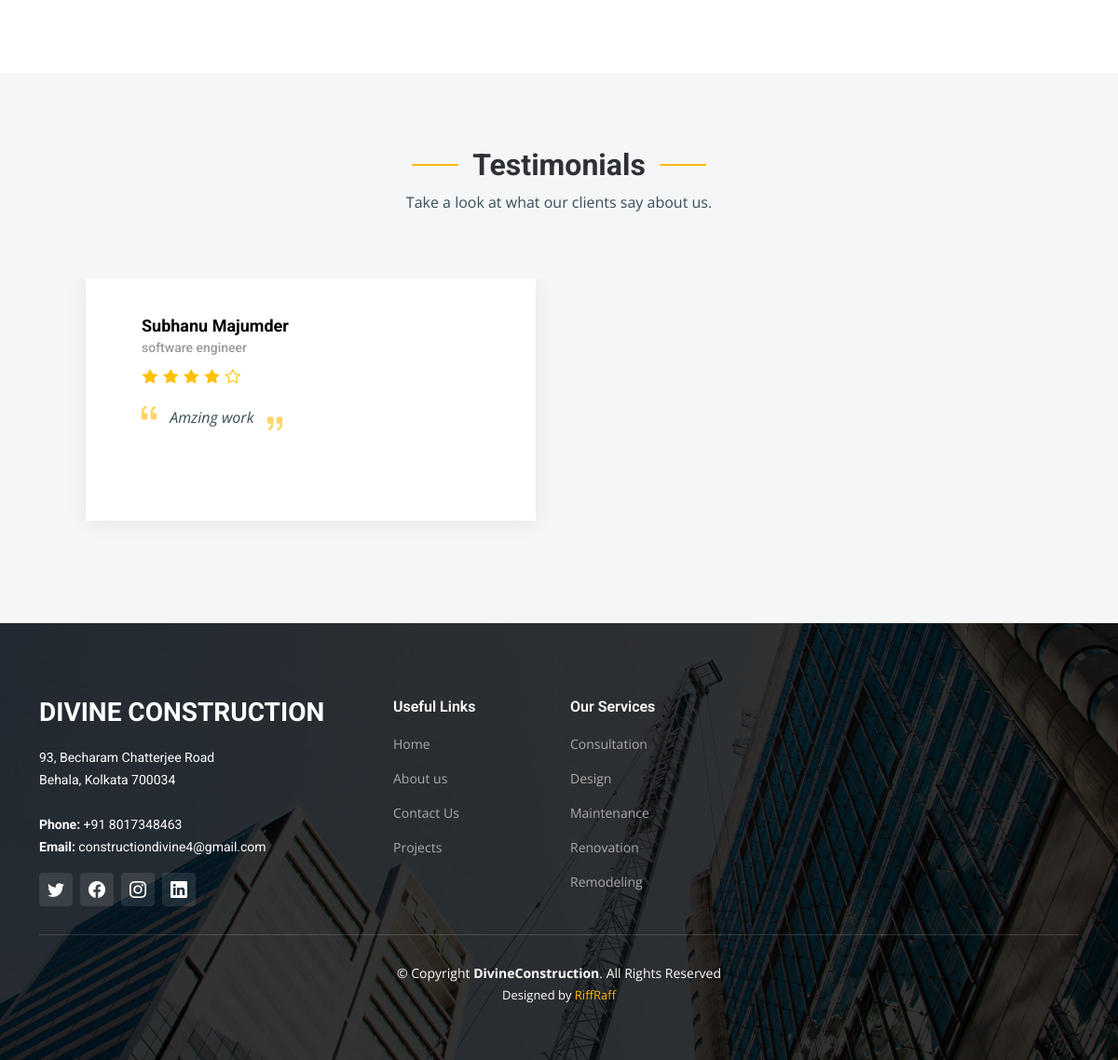
Before: /home/ (lower part) with the older database file.
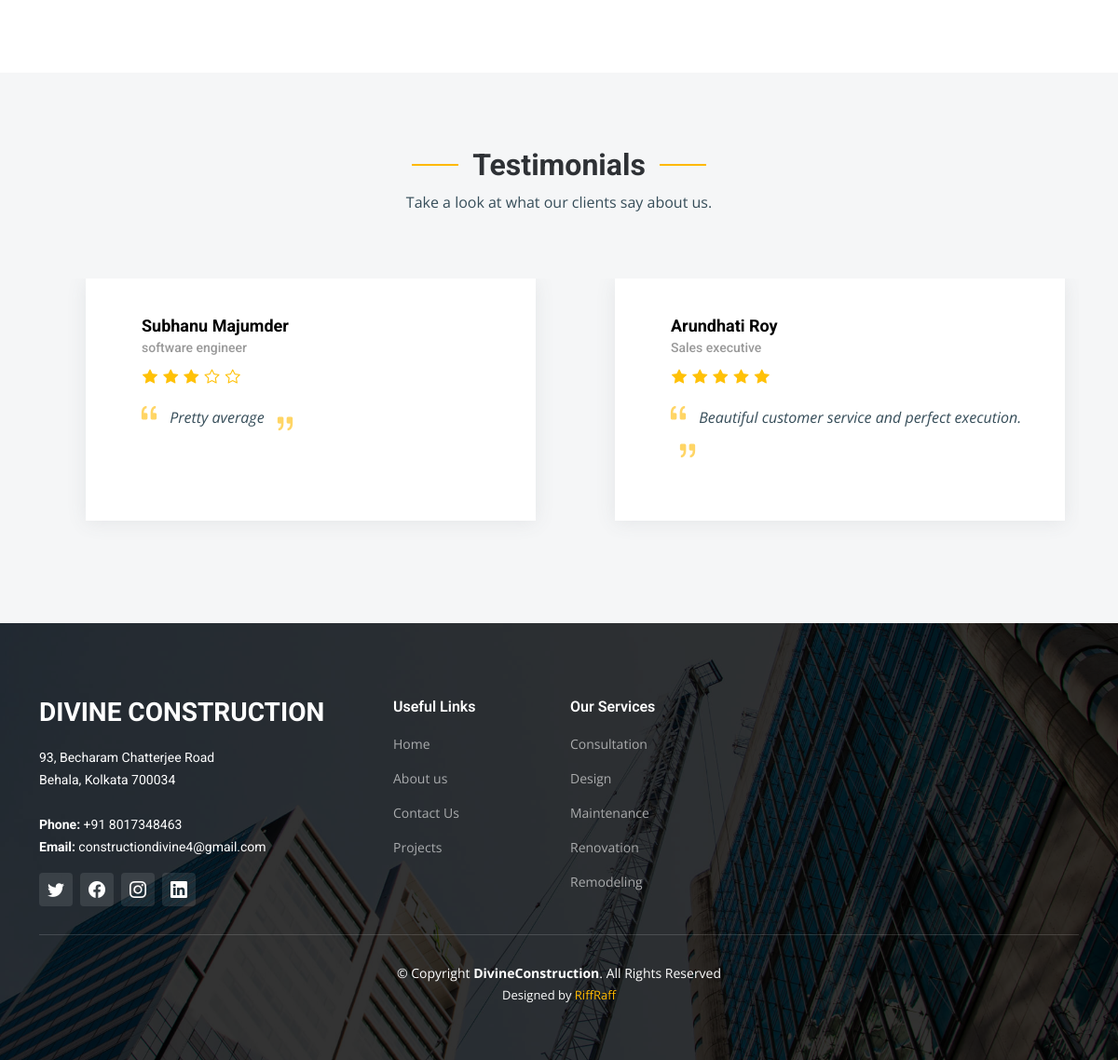
After: the same page with the newer database file.
### app/models.py (models this page shows, shortened)
class Testimonial(models.Model):
    name = models.CharField(max_length=100)
    occupation = models.CharField(max_length=100)
    testimony = models.TextField()
    rating = models.IntegerField(default=0)

### app/views.py (the view, shortened to what this page needs)
# urls.py: path('home/', views.index, name='index'),
def index(request):
    upcoming_projects = UpcomingProjects.objects.all()
    testimonials = Testimonial.objects.all()
    recent_projects = Project.objects.all().order_by('-name')[:5]
    context = {
        'upcoming_projects': upcoming_projects,
        'testimonials': testimonials,
        'recent_projects': recent_projects,
    }
    return render(request, 'index.html', context)

### templates/index.html (shortened to what the changed rows need)
{% extends 'base.html' %}
{% load static %}
{% block content %}
    <body>
    <main id="main">
        <section id="testimonials" class="testimonials section-bg">
            <div class="container" data-aos="fade-up">
                <div class="section-header">
                    <h2>Testimonials</h2>
                </div>
                <div class="slides-2 swiper">
                    <div class="swiper-wrapper">
                        {% for testimonial in testimonials %}
                            <div class="swiper-slide">
                                <div class="testimonial-wrap">
                                    <div class="testimonial-item">
                                        <h3>{{ testimonial.name }}</h3>
                                        <h4>{{ testimonial.occupation }}</h4>
                                        <div class="stars">
                                            {% if testimonial.rating == 1 %}
                                                <i class="bi bi-star-fill"></i>
                                                <i class="bi bi-star"></i>
                                                <i class="bi bi-star"></i>
                                                <i class="bi bi-star"></i>
                                                <i class="bi bi-star"></i>
                                            {% elif testimonial.rating == 2 %}
                                                <i class="bi bi-star-fill"></i>
                                                <i class="bi bi-star-fill"></i>
                                                <i class="bi bi-star"></i>
                                                <i class="bi bi-star"></i>
                                                <i class="bi bi-star"></i>
                                            {% elif testimonial.rating == 3 %}
                                                <i class="bi bi-star-fill"></i>
                                                <i class="bi bi-star-fill"></i>
                                                <i class="bi bi-star-fill"></i>
                                                <i class="bi bi-star"></i>
                                                <i class="bi bi-star"></i>
                                            {% elif testimonial.rating == 4 %}
                                                <i class="bi bi-star-fill"></i>
                                                <i class="bi bi-star-fill"></i>
                                                <i class="bi bi-star-fill"></i>
                                                <i class="bi bi-star-fill"></i>
                                                <i class="bi bi-star"></i>
                                            {% else %}
                                                <i class="bi bi-star-fill"></i>
                                                <i class="bi bi-star-fill"></i>
                                                <i class="bi bi-star-fill"></i>
                                                <i class="bi bi-star-fill"></i>
                                                <i class="bi bi-star-fill"></i>
                                            {% endif %}
                                        </div>
                                        <p>
                                            <i class="bi bi-quote quote-icon-left"></i>
                                            {{ testimonial.testimony }}
                                            <i class="bi bi-quote quote-icon-right"></i>
                                        </p>
                                    </div>
                                </div>
                            </div>
                        {% empty %}
                            <p>No testimonials available.</p>
                        {% endfor %}
                    </div>
                </div>
            </div>
        </section>
    </main>
    </body>
{% endblock %}

Changed rows visible on the page:
changed Testimonial "Subhanu Majumder": rating 4 → 3 (drawn); testimony "Amzing work" → "Pretty average"
added Testimonial: name "Arundhati Roy", occupation "Sales executive", rating 5 (drawn), testimony "Beautiful customer service and perfect execution."
